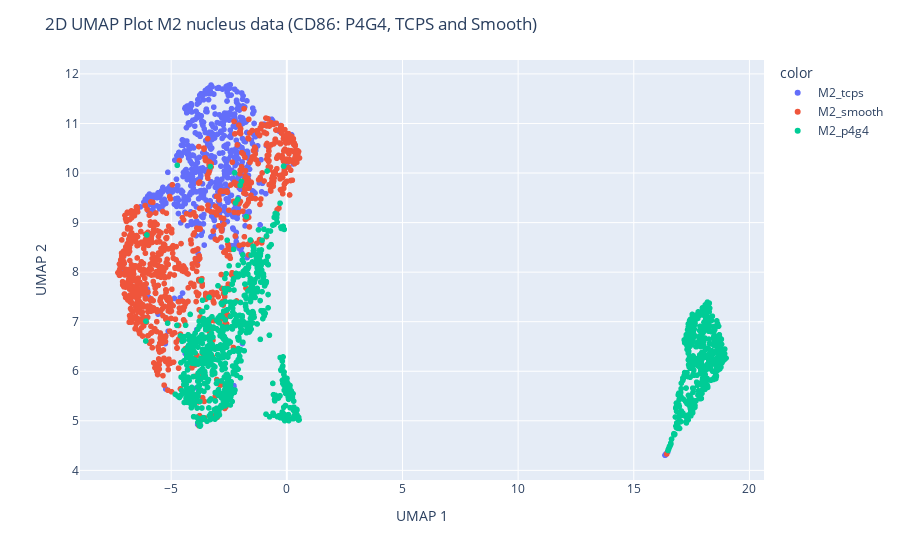

Notebook code for this chart:
### Code cell
umap_model = umap.UMAP(random_state=0)
projections = umap_model.fit_transform(m2_dataset_scaled)
projections_nucleus_dataset = pd.DataFrame(projections, columns=['UMAP_X', 'UMAP_Y'])

fig = px.scatter(projections_nucleus_dataset, x='UMAP_X', y='UMAP_Y', color=m2_cells.CellType)
fig.update_xaxes(title_text='UMAP 1')
fig.update_yaxes(title_text='UMAP 2')
fig.update_layout(title_text='2D UMAP Plot M2 nucleus data (CD86: P4G4, TCPS and Smooth)')

### Figure 1 — Plotly figure (JSON) as saved in the notebook; plotly's stock layout.template omitted (floating-point values rounded to 4 significant figures; data arrays with more than 128 entries replaced by an {"elided": "..."} marker saying what was removed)
{"data": [{"hovertemplate": "color=M2_tcps<br>UMAP_X=%{x}<br>UMAP_Y=%{y}<extra></extra>", "legendgroup": "M2_tcps", "marker": {"color": "#636efa", "symbol": "circle"}, "mode": "markers", "name": "M2_tcps", "showlegend": true, "type": "scattergl", "visible": true, "x": {"elided": "608 float values"}, "xaxis": "x", "y": {"elided": "608 float values"}, "yaxis": "y"}, {"hovertemplate": "color=M2_smooth<br>UMAP_X=%{x}<br>UMAP_Y=%{y}<extra></extra>", "legendgroup": "M2_smooth", "marker": {"color": "#EF553B", "symbol": "circle"}, "mode": "markers", "name": "M2_smooth", "showlegend": true, "type": "scattergl", "visible": true, "x": {"elided": "946 float values"}, "xaxis": "x", "y": {"elided": "946 float values"}, "yaxis": "y"}, {"hovertemplate": "color=M2_p4g4<br>UMAP_X=%{x}<br>UMAP_Y=%{y}<extra></extra>", "legendgroup": "M2_p4g4", "marker": {"color": "#00cc96", "symbol": "circle"}, "mode": "markers", "name": "M2_p4g4", "showlegend": true, "type": "scattergl", "visible": true, "x": {"elided": "1151 float values"}, "xaxis": "x", "y": {"elided": "1151 float values"}, "yaxis": "y"}], "layout": {"autosize": true, "legend": {"title": {"text": "color"}, "tracegroupgap": 0}, "margin": {"t": 60}, "title": {"text": "2D UMAP Plot M2 nucleus data (CD86: P4G4, TCPS and Smooth)"}, "xaxis": {"anchor": "y", "autorange": true, "domain": [0, 1], "range": [-8.925, 20.61], "title": {"text": "UMAP 1"}, "type": "linear"}, "yaxis": {"anchor": "x", "autorange": true, "domain": [0, 1], "range": [3.726, 12.36], "title": {"text": "UMAP 2"}, "type": "linear"}}}
